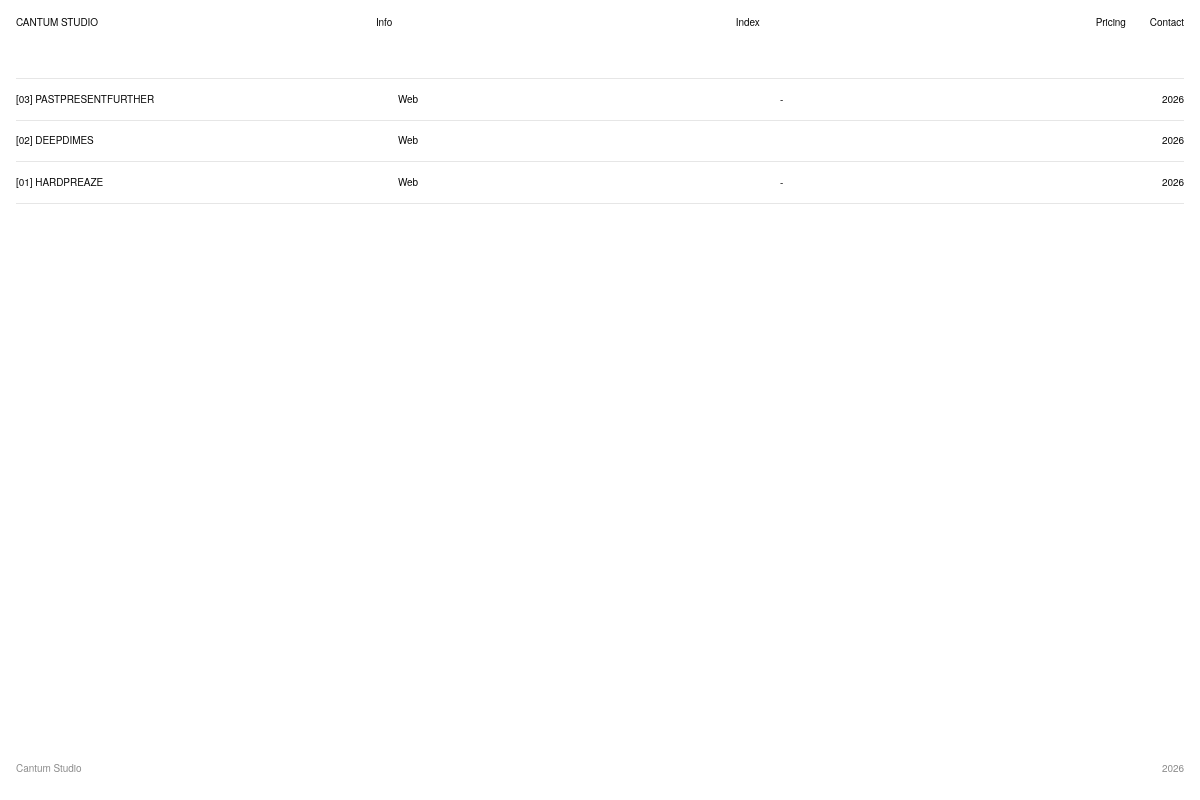
Screenshot of /index-list.php with the database file from the repository.
### tables this page shows
CREATE TABLE projects (
        id INTEGER PRIMARY KEY AUTOINCREMENT,
        title TEXT NOT NULL,
        slug TEXT NOT NULL UNIQUE,
        category TEXT NOT NULL DEFAULT 'Other',
        year TEXT,
        location TEXT,
        description TEXT,
        cover_id INTEGER,
        sort_order INTEGER NOT NULL DEFAULT 0,
        published INTEGER NOT NULL DEFAULT 1,
        created_at TEXT NOT NULL DEFAULT CURRENT_TIMESTAMP
    , link TEXT);

### inc/bootstrap.php (called while the page is built, shortened)
<?php
function lurl(string $path = ''): string { return url((LANG === 'id' ? 'id/' : '') . $path); }
function db(): PDO
{
    static $pdo = null;
    if ($pdo) return $pdo;
    $pdo = new PDO('sqlite:' . ROOT . '/data/cantum.sqlite');
    $pdo->setAttribute(PDO::ATTR_ERRMODE, PDO::ERRMODE_EXCEPTION);
    $pdo->setAttribute(PDO::ATTR_DEFAULT_FETCH_MODE, PDO::FETCH_ASSOC);
    $pdo->exec('PRAGMA foreign_keys = ON');
    $pdo->exec("CREATE TABLE IF NOT EXISTS projects (
        id INTEGER PRIMARY KEY AUTOINCREMENT,
        title TEXT NOT NULL,
        slug TEXT NOT NULL UNIQUE,
        category TEXT NOT NULL DEFAULT 'Other',
        year TEXT,
        location TEXT,
        description TEXT,
        cover_id INTEGER,
        sort_order INTEGER NOT NULL DEFAULT 0,
        published INTEGER NOT NULL DEFAULT 1,
        created_at TEXT NOT NULL DEFAULT CURRENT_TIMESTAMP
    )");
    $pdo->exec("CREATE TABLE IF NOT EXISTS images (
        id INTEGER PRIMARY KEY AUTOINCREMENT,
        project_id INTEGER NOT NULL REFERENCES projects(id) ON DELETE CASCADE,
        filename TEXT NOT NULL,
        sort_order INTEGER NOT NULL DEFAULT 0
    )");
    $pdo->exec("CREATE TABLE IF NOT EXISTS settings (k TEXT PRIMARY KEY, v TEXT)");
    $pdo->exec("CREATE TABLE IF NOT EXISTS users (
        id INTEGER PRIMARY KEY AUTOINCREMENT,
        username TEXT NOT NULL UNIQUE,
        password TEXT NOT NULL
    )");
    $pdo->exec("CREATE TABLE IF NOT EXISTS invoices (
        id INTEGER PRIMARY KEY AUTOINCREMENT,
        number TEXT NOT NULL UNIQUE,
        token TEXT NOT NULL UNIQUE,
        client_name TEXT NOT NULL,
        client_email TEXT,
        client_phone TEXT,
        client_address TEXT,
        issue_date TEXT NOT NULL,
        due_date TEXT,
        tax_rate REAL NOT NULL DEFAULT 0,
        discount INTEGER NOT NULL DEFAULT 0,
        notes TEXT,
        status TEXT NOT NULL DEFAULT 'draft',
        paid_at TEXT,
        created_at TEXT NOT NULL DEFAULT CURRENT_TIMESTAMP
    )");
    $pdo->exec("CREATE TABLE IF NOT EXISTS invoice_items (
        id INTEGER PRIMARY KEY AUTOINCREMENT,
        invoice_id INTEGER NOT NULL REFERENCES invoices(id) ON DELETE CASCADE,
        description TEXT NOT NULL,
        qty REAL NOT NULL DEFAULT 1,
        price INTEGER NOT NULL DEFAULT 0,
        sort_order INTEGER NOT NULL DEFAULT 0
    )");
    ensure_project_link($pdo);
    seed_admin($pdo);
    return $pdo;
}
function ensure_project_link(PDO $pdo): void
{
    $mysql = $pdo->getAttribute(PDO::ATTR_DRIVER_NAME) === 'mysql';
    $cols = $mysql ? $pdo->query('SHOW COLUMNS FROM projects')->fetchAll(PDO::FETCH_COLUMN)
                   : $pdo->query('PRAGMA table_info(projects)')->fetchAll(PDO::FETCH_COLUMN, 1);
}
function seed_admin(PDO $pdo): void
{
    if (!$pdo->query('SELECT COUNT(*) FROM users')->fetchColumn()) {
        $pdo->prepare('INSERT INTO users (username, password) VALUES (?, ?)')
            ->execute(['admin', password_hash('admin123', PASSWORD_DEFAULT)]);
    }
}
function e($s): string { return htmlspecialchars((string)$s, ENT_QUOTES, 'UTF-8'); }
function clean_path(string $path): string
{
    $path = preg_replace('#(^|/)index\.php(?=$|[?\#])#', '$1', $path);
    return preg_replace('#\.php(?=$|[?\#])#', '', $path);
}
function url(string $path = ''): string { return BASE . '/' . ltrim(clean_path($path), '/'); }

### index-list.php (the view, shortened to what this page needs)
<?php
require __DIR__ . '/inc/bootstrap.php';
$projects = db()->query('SELECT * FROM projects WHERE published = 1 ORDER BY sort_order ASC, year DESC, id DESC')->fetchAll();
$total = count($projects);
require __DIR__ . '/inc/header.php';
?>
<?php if (!$projects): ?>
  <p class="empty"><?= e(t('empty_projects')) ?></p>
<?php else: ?>
<ul class="index">
  <?php foreach ($projects as $i => $p): ?>
  <li><a href="<?= lurl('project.php?slug=' . urlencode($p['slug'])) ?>">
    <span>[<?= str_pad((string)($total - $i), 2, '0', STR_PAD_LEFT) ?>] <?= e($p['title']) ?></span>
    <span class="hide"><?= e($p['category']) ?></span>
    <span class="hide"><?= e($p['location']) ?></span>
    <span class="r"><?= e($p['year']) ?></span>
  </a></li>
  <?php endforeach; ?>
</ul>
<?php endif; ?>
<?php require __DIR__ . '/inc/footer.php'; ?>

### assets/css/style.css (style rules this page uses)
:root { --bg: #fff; --fg: #0a0a0a; --muted: #8c8c8c; --line: #e6e6e6; --soft: #eeeeee; --gutter: 16px; --bar-h: 44px; --spring: cubic-bezier(.2, .9, .25, 1); }
* { box-sizing: border-box; margin: 0; padding: 0; }
html { -webkit-text-size-adjust: 100%; scroll-behavior: smooth; }
body { background: var(--bg); color: var(--fg); font: 400 10px/1.5 "Helvetica Neue", Helvetica, Arial, system-ui, sans-serif; letter-spacing: -.005em; -webkit-font-smoothing: antialiased; min-height: 100vh; min-height: 100dvh; display: flex; flex-direction: column; }
a { color: inherit; text-decoration: none; }
.index { list-style: none; border-top: 1px solid var(--line); }
.index a { display: grid; grid-template-columns: 1fr 1fr 1fr auto; gap: var(--gutter); padding: .8rem 0; border-bottom: 1px solid var(--line); transition: opacity .2s; }
.index .r { justify-self: end; }

### rows the page displays
projects: i "03", title "PASTPRESENTFURTHER", category "Web", location "-", year "2026"
projects: i "02", title "DEEPDIMES", category "Web", year "2026"
projects: i "01", title "HARDPREAZE", category "Web", location "-", year "2026"

### other values shown
SITE_NAME "CANTUM STUDIO"
t('nav_info') "Info"
t('nav_index') "Index"
t('nav_pricing') "Pricing"
t('nav_contact') "Contact"
SITE_NAME "Cantum Studio"
